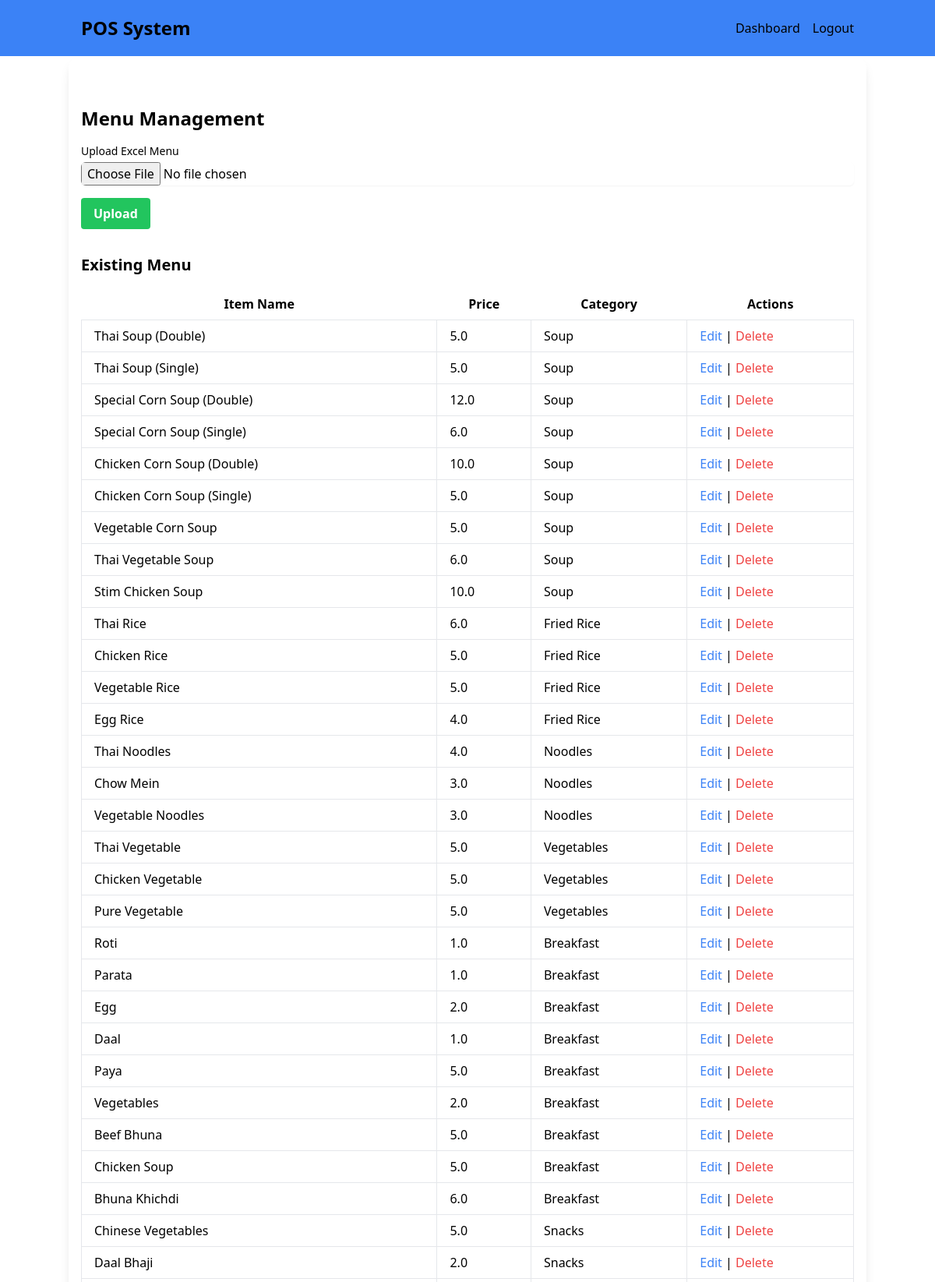
Page /menu-management (signed in, upper part) on the committed database.
### models.py (models this page shows)
class MenuItem(db.Model):
    id = db.Column(db.Integer, primary_key=True)
    name = db.Column(db.String(100), nullable=False)
    price = db.Column(db.Float, nullable=False)
    category = db.Column(db.String(50), nullable=False)

### routes.py (the view, shortened to what this page needs)
    @app.route("/menu-management", methods=['GET', 'POST'])
    @login_required
    def menu_management():
        if current_user.role not in ['admin', 'manager']:
            return redirect(url_for('dashboard'))
        menu_items = MenuItem.query.all()
        return render_template('menu_management.html', menu_items=menu_items)

### app_init.py (called while the page is built)
def create_initialized_flask_app():
    app = Flask(__name__, static_folder='static')
    app.config['SECRET_KEY'] = 'your-secret-key'
    database_path = os.path.join(os.path.abspath(os.path.dirname(__file__)), 'data', 'pos_system.db')
    app.config['SQLALCHEMY_DATABASE_URI'] = f'sqlite:///{database_path}'
    app.config['SQLALCHEMY_TRACK_MODIFICATIONS'] = False
    app.config['JWT_SECRET_KEY'] = 'another-secret-key'
    db.init_app(app)
    login_manager.init_app(app)
    jwt.init_app(app)
    from models import User
    @login_manager.user_loader
    def load_user(user_id):
        return User.query.get(int(user_id))
    with app.app_context():
        db.create_all()
    return app

### templates/menu_management.html
{% extends "base.html" %} {% block content %}
<div class="container mx-auto mt-8">
  <h2 class="text-2xl font-bold mb-4">Menu Management</h2>
  <form method="POST" enctype="multipart/form-data">
    <div class="mb-4">
      <label for="file" class="block text-sm font-medium"
        >Upload Excel Menu</label
      >
      <input
        type="file"
        name="file"
        id="file"
        required
        class="mt-1 block w-full rounded-md border-gray-300 shadow-sm"
      />
    </div>
    <button
      type="submit"
      class="bg-green-500 hover:bg-green-700 text-white font-bold py-2 px-4 rounded"
    >
      Upload
    </button>
  </form>
  <h3 class="text-xl font-semibold mt-8 mb-4">Existing Menu</h3>
  <table class="table-auto w-full">
    <thead>
      <tr>
        <th class="px-4 py-2">Item Name</th>
        <th class="px-4 py-2">Price</th>
        <th class="px-4 py-2">Category</th>
        <th class="px-4 py-2">Actions</th>
      </tr>
    </thead>
    <tbody>
      {% for item in menu_items %}
      <tr>
        <td class="border px-4 py-2">{{ item.name }}</td>
        <td class="border px-4 py-2">{{ item.price }}</td>
        <td class="border px-4 py-2">{{ item.category }}</td>
        <td class="border px-4 py-2">
          <a
            href="{{ url_for('edit_menu_item', item_id=item.id) }}"
            class="text-blue-500 hover:underline"
            >Edit</a
          >
          |
          <a
            href="{{ url_for('delete_menu_item', item_id=item.id) }}"
            class="text-red-500 hover:underline"
            >Delete</a
          >
        </td>
      </tr>
      {% endfor %}
    </tbody>
  </table>
</div>
{% endblock %}

### static/css/styles.css (style rules this page uses)
html, :host { line-height: 1.5; -webkit-text-size-adjust: 100%; -moz-tab-size: 4; -o-tab-size: 4; tab-size: 4; font-family: ui-sans-serif, system-ui, sans-serif, "Apple Color Emoji", "Segoe UI Emoji", "Segoe UI Symbol", "Noto Color Emoji"; font-feature-settings: normal; font-variation-settings: normal; -webkit-tap-highlight-color: transparent; }
body { margin: 0; line-height: inherit; }
h1, h2, h3, h4, h5, h6 { font-size: inherit; font-weight: inherit; }
a { color: inherit; text-decoration: inherit; }
table { text-indent: 0; border-color: inherit; border-collapse: collapse; }
button, input, optgroup, select, textarea { font-family: inherit; font-feature-settings: inherit; font-variation-settings: inherit; font-size: 100%; font-weight: inherit; line-height: inherit; letter-spacing: inherit; color: inherit; margin: 0; padding: 0; }
button, select { text-transform: none; }
button, input:where([type='button']), input:where([type='reset']), input:where([type='submit']) { -webkit-appearance: button; background-color: transparent; background-image: none; }
blockquote, dl, dd, h1, h2, h3, h4, h5, h6, hr, figure, p, pre { margin: 0; }
input::placeholder, textarea::placeholder { opacity: 1; color: #9ca3af; }
button, [role="button"] { cursor: pointer; }
.container { width: 100%; }
@media (min-width: 640px) { .container { max-width: 640px; } }
@media (min-width: 768px) { .container { max-width: 768px; } }
@media (min-width: 1024px) { .container { max-width: 1024px; } }
.mx-auto { margin-left: auto; margin-right: auto; }
.mb-4 { margin-bottom: 1rem; }
.mt-1 { margin-top: 0.25rem; }
.mt-8 { margin-top: 2rem; }
.block { display: block; }
.w-full { width: 100%; }
.table-auto { table-layout: auto; }
.rounded { border-radius: 0.25rem; }
.rounded-md { border-radius: 0.375rem; }
.border { border-width: 1px; }
.border-gray-300 { --tw-border-opacity: 1; border-color: rgb(209 213 219 / var(--tw-border-opacity)); }
.bg-green-500 { --tw-bg-opacity: 1; background-color: rgb(34 197 94 / var(--tw-bg-opacity)); }
.px-4 { padding-left: 1rem; padding-right: 1rem; }
.py-2 { padding-top: 0.5rem; padding-bottom: 0.5rem; }
.text-2xl { font-size: 1.5rem; line-height: 2rem; }
.text-sm { font-size: 0.875rem; line-height: 1.25rem; }
.text-xl { font-size: 1.25rem; line-height: 1.75rem; }
.font-bold { font-weight: 700; }
.font-medium { font-weight: 500; }
.font-semibold { font-weight: 600; }
.text-blue-500 { --tw-text-opacity: 1; color: rgb(59 130 246 / var(--tw-text-opacity)); }
.text-red-500 { --tw-text-opacity: 1; color: rgb(239 68 68 / var(--tw-text-opacity)); }
.text-white { --tw-text-opacity: 1; color: rgb(255 255 255 / var(--tw-text-opacity)); }
.shadow-sm { --tw-shadow: 0 1px 2px 0 rgb(0 0 0 / 0.05); --tw-shadow-colored: 0 1px 2px 0 var(--tw-shadow-color); box-shadow: var(--tw-ring-offset-shadow, 0 0 #0000), var(--tw-ring-shadow, 0 0 #0000), var(--tw-shadow); }

### templates/base.html (style rules this page uses)
* { color: black; }

### rows in the picture
MenuItem: name "Thai Soup (Double)", price "5.0", category "Soup"
MenuItem: name "Thai Soup (Single)", price "5.0", category "Soup"
MenuItem: name "Special Corn Soup (Double)", price "12.0", category "Soup"
MenuItem: name "Special Corn Soup (Single)", price "6.0", category "Soup"
MenuItem: name "Chicken Corn Soup (Double)", price "10.0", category "Soup"
MenuItem: name "Chicken Corn Soup (Single)", price "5.0", category "Soup"
MenuItem: name "Vegetable Corn Soup", price "5.0", category "Soup"
MenuItem: name "Thai Vegetable Soup", price "6.0", category "Soup"
MenuItem: name "Stim Chicken Soup", price "10.0", category "Soup"
MenuItem: name "Thai Rice", price "6.0", category "Fried Rice"
MenuItem: name "Chicken Rice", price "5.0", category "Fried Rice"
MenuItem: name "Vegetable Rice", price "5.0", category "Fried Rice"
MenuItem: name "Egg Rice", price "4.0", category "Fried Rice"
MenuItem: name "Thai Noodles", price "4.0", category "Noodles"
MenuItem: name "Chow Mein", price "3.0", category "Noodles"
MenuItem: name "Vegetable Noodles", price "3.0", category "Noodles"
MenuItem: name "Thai Vegetable", price "5.0", category "Vegetables"
MenuItem: name "Chicken Vegetable", price "5.0", category "Vegetables"
MenuItem: name "Pure Vegetable", price "5.0", category "Vegetables"
MenuItem: name "Roti", price "1.0", category "Breakfast"
MenuItem: name "Parata", price "1.0", category "Breakfast"
MenuItem: name "Egg", price "2.0", category "Breakfast"
MenuItem: name "Daal", price "1.0", category "Breakfast"
MenuItem: name "Paya", price "5.0", category "Breakfast"
MenuItem: name "Vegetables", price "2.0", category "Breakfast"
MenuItem: name "Beef Bhuna", price "5.0", category "Breakfast"
MenuItem: name "Chicken Soup", price "5.0", category "Breakfast"
MenuItem: name "Bhuna Khichdi", price "6.0", category "Breakfast"
MenuItem: name "Chinese Vegetables", price "5.0", category "Snacks"
MenuItem: name "Daal Bhaji", price "2.0", category "Snacks"
